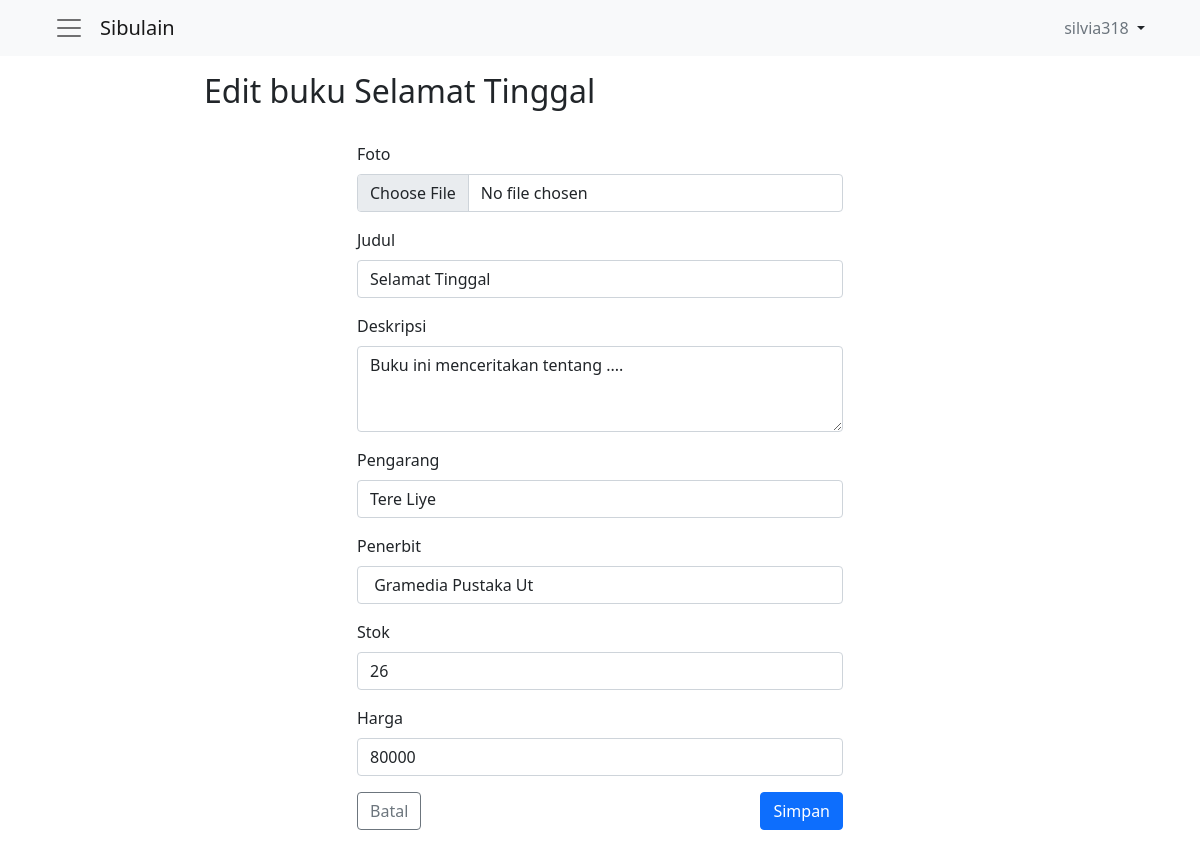
/edit.php?hal=edit&kd_buku=18 (signed in), run on the app's committed database.
### tables this page shows
CREATE TABLE `buku` (
  `kd_buku` int(11) NOT NULL,
  `foto` varchar(200) NOT NULL,
  `judul` varchar(100) NOT NULL,
  `deskripsi` varchar(200) NOT NULL,
  `pengarang` varchar(30) NOT NULL,
  `penerbit` varchar(20) NOT NULL,
  `stok` int(11) NOT NULL,
  `harga` bigint(20) NOT NULL
);

### edit.php (the view, shortened to what this page needs)
<?php
$username = $_SESSION["username"];
require_once('components.php');
$components = new Components();
include "koneksi.php";
if ($_GET['hal'] == "edit") {
    $sql = "SELECT * FROM buku WHERE kd_buku ='$_GET[kd_buku]'";
    $query = mysqli_query($conn, $sql);
    $prd = mysqli_fetch_array($query);
    if ($prd) {
        $Judul = $prd['judul'];
        $Deskripsi = $prd['deskripsi'];
        $Pengarang = $prd['pengarang'];
        $Penerbit = $prd['penerbit'];
        $stok = $prd['stok'];
        $Harga = $prd['harga'];
    }
}
?>
<!doctype html>
<html lang="en">
<head>
    <link href="https://cdn.jsdelivr.net/npm/bootstrap@5.1.3/dist/css/bootstrap.min.css" rel="stylesheet">
</head>
<body>
    <?= $components->sidebar($username) ?>
    <div>
        <div class="row py-3">
            <div class="col-10 col-md-8 mx-auto">
                <div class="col-sm">
                    <h2>Edit buku <?= $Judul ?></h2>
                </div>
            </div>
        </div>
    </div>
    <div>
        <div class="row py-2">
            <div class="col-10 col-md-5 mx-auto pb-5">
                <form action="" method="POST">
                    <div class="mb-3">
                        <label for="gambar" class="form-label">Foto</label>
                        <input class="form-control" type="file" name="Foto" id="gambar" required>
                    </div>
                    <div class="mb-3">
                        <label for="judul" class="form-label">Judul</label>
                        <input type="text" class="form-control" id="judul" name="Judul" placeholder="Judul buku" value="<?= $Judul ?>" required>
                    </div>
                    <div class="mb-3">
                        <label for="deskripsi" class="form-label">Deskripsi</label>
                        <textarea class="form-control" id="deskripsi" rows="3" name="Deskripsi"><?= $Deskripsi ?></textarea>
                    </div>
                    <div class="mb-3">
                        <label for="pengarang" class="form-label">Pengarang</label>
                        <input type="text" class="form-control" id="pengarang" name="Pengarang" placeholder="J. K. Rowling" value="<?= $Pengarang ?>" required>
                    </div>
                    <div class="mb-3">
                        <label for="penerbit" class="form-label">Penerbit</label>
                        <input type="text" class="form-control" id="penerbit" name="Penerbit" placeholder="Gramedia" value="<?= $Penerbit ?>" required>
                    </div>
                    <div class="mb-3">
                        <label for="stok" class="form-label">Stok</label>
                        <input type="number" class="form-control" id="stok" name="stok" placeholder="1000" value="<?= $stok ?>" required>
                    </div>
                    <div class="mb-3">
                        <label for="harga" class="form-label">Harga</label>
                        <input type="number" class="form-control" id="harga" name="Harga" placeholder="RP.54,000" value="<?= $Harga ?>" required>
                    </div>
                    <div class="d-flex justify-content-between">
                        <button class="btn btn-outline-secondary" type="reset">Batal</button>
                        <button class="btn btn-primary" type="submit" name="submit">Simpan</button>
                    </div>
                </form>
            </div>
        </div>
    </div>
    </main>
</body>
</html>

### data on the page
buku: judul "Selamat Tinggal", Judul "Selamat Tinggal", Deskripsi "Buku ini menceritakan tentang ....", Pengarang "Tere Liye", Penerbit "Gramedia Pustaka Ut", stok "26", Harga "80000"

### other printed values
$username "silvia318"
